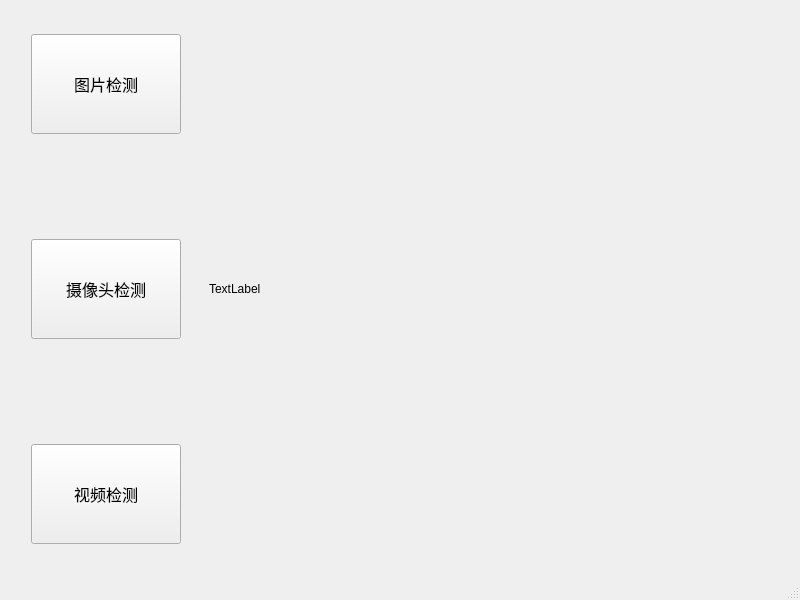
<?xml version="1.0" encoding="UTF-8"?>
<ui version="4.0">
 <class>MainWindow</class>
 <widget class="QMainWindow" name="MainWindow">
  <property name="geometry">
   <rect>
    <x>0</x>
    <y>0</y>
    <width>800</width>
    <height>600</height>
   </rect>
  </property>
  <property name="windowTitle">
   <string>建筑废弃物目标检测</string>
  </property>
  <widget class="QWidget" name="centralwidget">
   <layout class="QHBoxLayout" name="horizontalLayout_2">
    <item>
     <layout class="QHBoxLayout" name="horizontalLayout" stretch="1,3">
      <property name="sizeConstraint">
       <enum>QLayout::SetNoConstraint</enum>
      </property>
      <item>
       <layout class="QVBoxLayout" name="verticalLayout" stretch="0,0,1">
        <property name="spacing">
         <number>80</number>
        </property>
        <property name="rightMargin">
         <number>0</number>
        </property>
        <item alignment="Qt::AlignHCenter">
         <widget class="QPushButton" name="pushButton_img">
          <property name="sizePolicy">
           <sizepolicy hsizetype="Minimum" vsizetype="MinimumExpanding">
            <horstretch>0</horstretch>
            <verstretch>0</verstretch>
           </sizepolicy>
          </property>
          <property name="minimumSize">
           <size>
            <width>150</width>
            <height>100</height>
           </size>
          </property>
          <property name="maximumSize">
           <size>
            <width>150</width>
            <height>100</height>
           </size>
          </property>
          <property name="font">
           <font>
            <family>Agency FB</family>
            <pointsize>12</pointsize>
           </font>
          </property>
          <property name="text">
           <string>图片检测</string>
          </property>
         </widget>
        </item>
        <item alignment="Qt::AlignHCenter">
         <widget class="QPushButton" name="pushButton_camera">
          <property name="sizePolicy">
           <sizepolicy hsizetype="Minimum" vsizetype="Expanding">
            <horstretch>0</horstretch>
            <verstretch>0</verstretch>
           </sizepolicy>
          </property>
          <property name="minimumSize">
           <size>
            <width>150</width>
            <height>100</height>
           </size>
          </property>
          <property name="maximumSize">
           <size>
            <width>150</width>
            <height>100</height>
           </size>
          </property>
          <property name="font">
           <font>
            <family>Agency FB</family>
            <pointsize>12</pointsize>
           </font>
          </property>
          <property name="text">
           <string>摄像头检测</string>
          </property>
         </widget>
        </item>
        <item alignment="Qt::AlignHCenter">
         <widget class="QPushButton" name="pushButton_video">
          <property name="sizePolicy">
           <sizepolicy hsizetype="Minimum" vsizetype="Expanding">
            <horstretch>0</horstretch>
            <verstretch>0</verstretch>
           </sizepolicy>
          </property>
          <property name="minimumSize">
           <size>
            <width>150</width>
            <height>100</height>
           </size>
          </property>
          <property name="maximumSize">
           <size>
            <width>150</width>
            <height>100</height>
           </size>
          </property>
          <property name="font">
           <font>
            <family>Agency FB</family>
            <pointsize>12</pointsize>
           </font>
          </property>
          <property name="text">
           <string>视频检测</string>
          </property>
         </widget>
        </item>
       </layout>
      </item>
      <item>
       <widget class="QLabel" name="label">
        <property name="text">
         <string>TextLabel</string>
        </property>
       </widget>
      </item>
     </layout>
    </item>
   </layout>
  </widget>
  <widget class="QMenuBar" name="menubar">
   <property name="geometry">
    <rect>
     <x>0</x>
     <y>0</y>
     <width>800</width>
     <height>23</height>
    </rect>
   </property>
  </widget>
  <widget class="QStatusBar" name="statusbar"/>
 </widget>
 <resources/>
 <connections/>
</ui>
